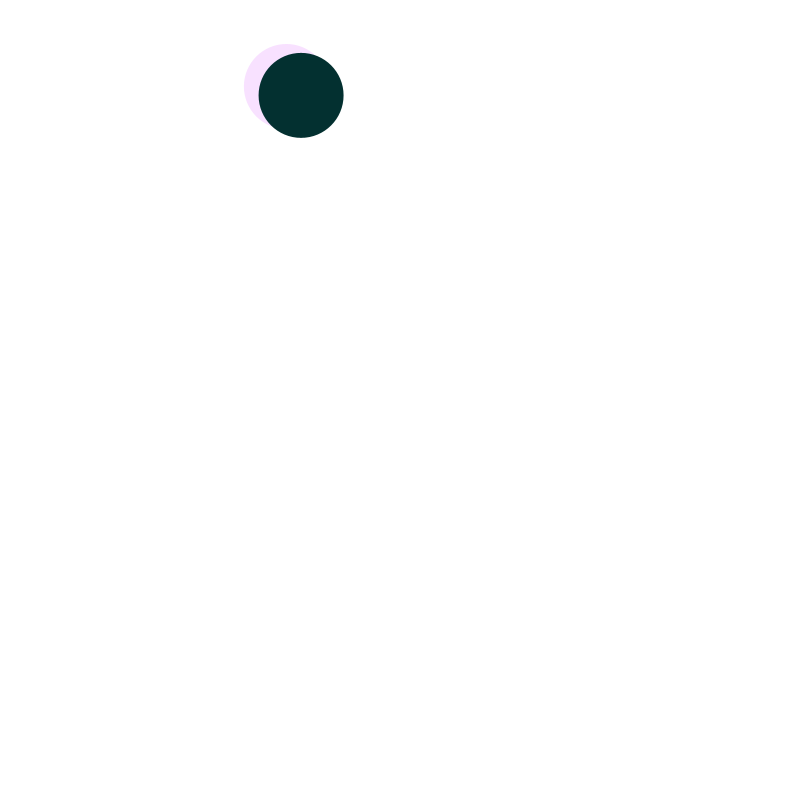
Frame 1 (no input)
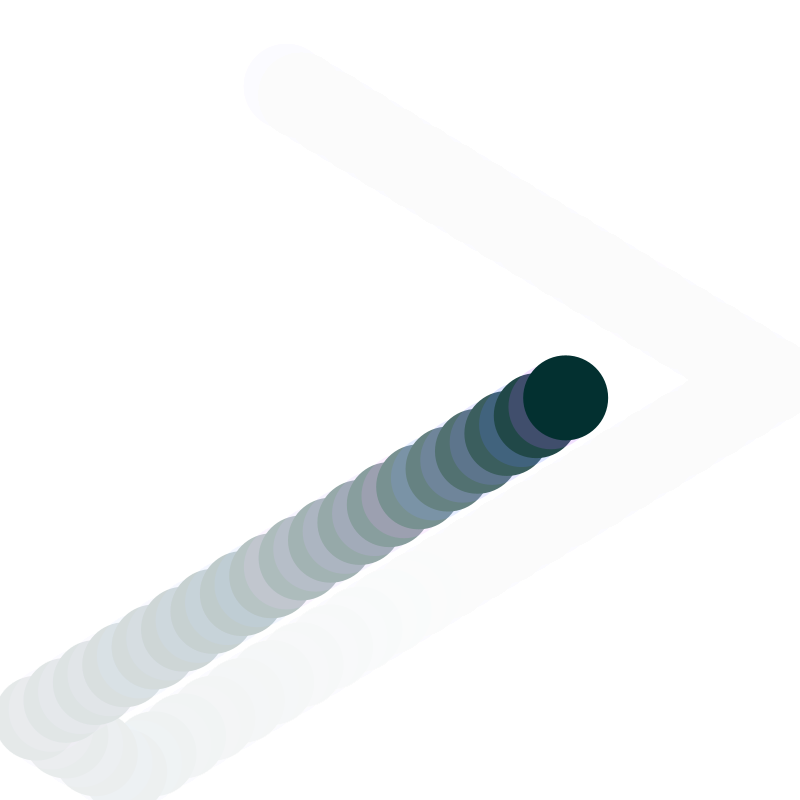
Frame 60 (the mouse pressed at the canvas centre just before this capture)
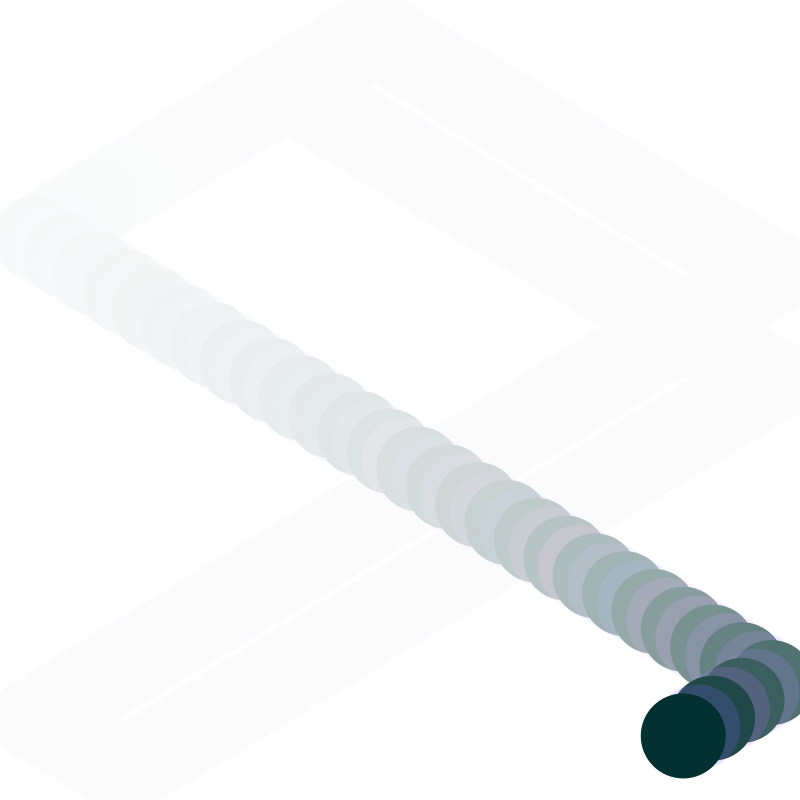
Frame 120 (the mouse held since frame 60 and released just before this capture)

The Processing sketch that drew these frames (run headless with seeded random() and noise(); from frame 60 on, the mouse is pressed at the canvas centre):

// Processing sketch: processing_168596
// ── processing_168596.pde

float speedx = random(5,20);
float speedy = random(5,20);
float posx = random(20,300);
float posy = random(20,300);


void setup(){
  size(800,800);
  frameRate(20);
  background(255);
}

void draw(){
  noStroke();
  fill(255,30);
  rect(0,0,width,height);
  fill(random(255),100,255,50);
  ellipse(posx,posy,85,85);
  posx =posx + speedx;
  posy =posy + speedy;
  if(posx+(75/2) >= 800 || posx-(75/2) <= 0){
    speedx= -speedx;
  }
  if(posy+(75/2) >= 800 || posy-(75/2) <= 0){
    speedy= -speedy;}
  fill(HSB,48,48);
  ellipse(posx,posy,85,85);
  posx =posx + speedx;
  posy =posy + speedy;
  if(posx+(75/2) >= 800 || posx-(75/2) <= 0){
    speedx= -speedx;
  }
  if(posy+(75/2) >= 800 || posy-(75/2) <= 0){
    speedy= -speedy;}
  
  
}
